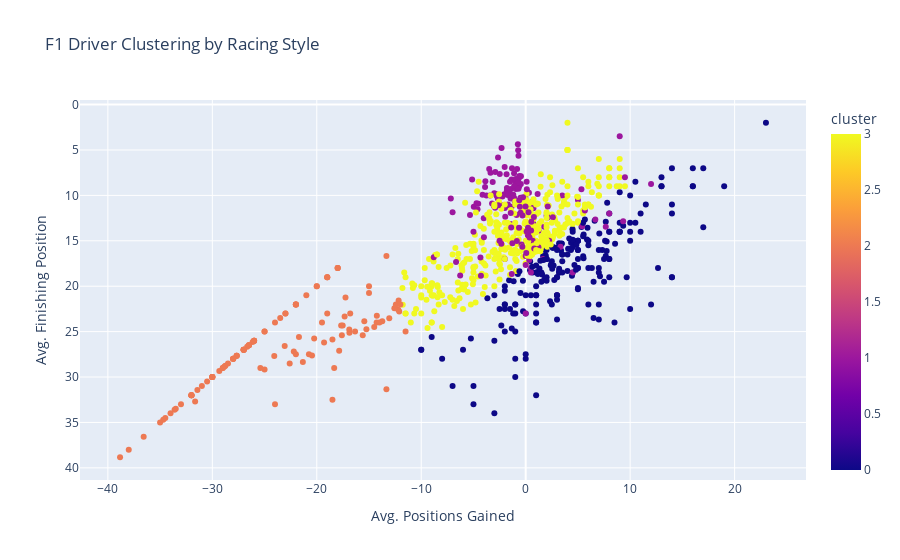

Notebook code cell kept with this figure:
### Markdown cell above
Or using plotly, we cna plot an interactive map like in Tableau

### Code cell
fig = px.scatter(
    driver_stats,
    x='avg_positions_gained',
    y='avg_finish',
    color='cluster',
    hover_name='surname',
    title="F1 Driver Clustering by Racing Style",
    labels={"avg_positions_gained": "Avg. Positions Gained", "avg_finish": "Avg. Finishing Position"}
)
fig.update_yaxes(autorange='reversed')  # Higher up = better
fig.show()

### Figure 1 — Plotly figure (JSON) as saved in the notebook; plotly's stock layout.template omitted (floating-point values rounded to 4 significant figures; data arrays with more than 128 entries replaced by an {"elided": "..."} marker saying what was removed)
{"data": [{"hovertemplate": "<b>%{hovertext}</b><br><br>Avg. Positions Gained=%{x}<br>Avg. Finishing Position=%{y}<br>cluster=%{marker.color}<extra></extra>", "hovertext": {"elided": "861 str values"}, "legendgroup": "", "marker": {"color": {"elided": "861 int values"}, "coloraxis": "coloraxis", "symbol": "circle"}, "mode": "markers", "name": "", "orientation": "v", "showlegend": false, "type": "scatter", "x": {"elided": "861 float values"}, "xaxis": "x", "y": {"elided": "861 float values"}, "yaxis": "y"}], "layout": {"coloraxis": {"colorbar": {"title": {"text": "cluster"}}, "colorscale": [[0, "#0d0887"], [0.1111, "#46039f"], [0.2222, "#7201a8"], [0.3333, "#9c179e"], [0.4444, "#bd3786"], [0.5556, "#d8576b"], [0.6667, "#ed7953"], [0.7778, "#fb9f3a"], [0.8889, "#fdca26"], [1, "#f0f921"]]}, "legend": {"tracegroupgap": 0}, "title": {"text": "F1 Driver Clustering by Racing Style"}, "xaxis": {"anchor": "y", "domain": [0, 1], "title": {"text": "Avg. Positions Gained"}}, "yaxis": {"anchor": "x", "autorange": "reversed", "domain": [0, 1], "title": {"text": "Avg. Finishing Position"}}}}
